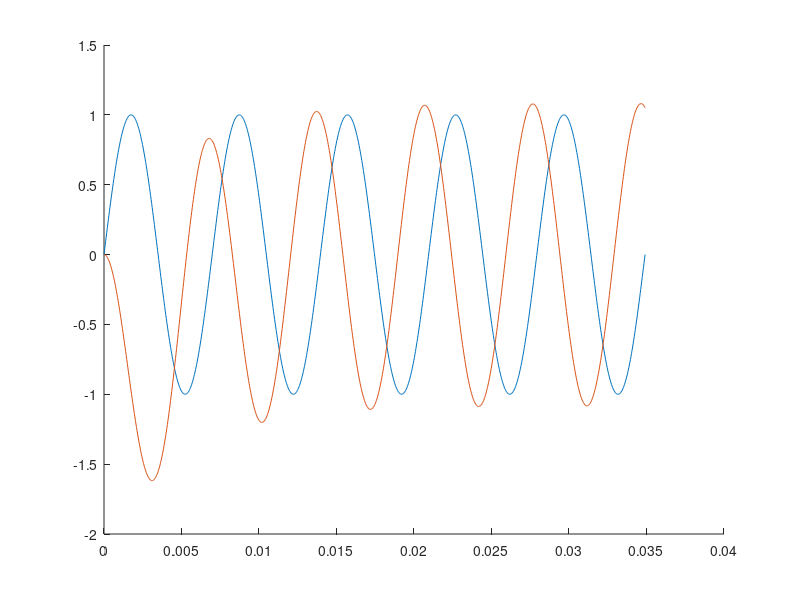

Reproduce this figure in MATLAB.
w = 900;
R1 = 1e3; R2 = 4.7e3; C1 = 1e-6;
H = tf(-R2/R1,[R2*C1 1]);
T = 2*pi/w;
t = linspace(0,5*T,1000);
u = sin(w*t);
y = lsim(H,u,t);
counter1 = 0;
counter2 = 0;
v = zeros(1,5);
for i = 2:length(y)
    if y(i-1)<0 && y(i)>=0
        counter1=counter1+1;
        if counter1==4
            ty = t(i);
        end
    end
    if u(i-1)<0 && u(i)>=0
        counter2=counter2+1;
        if counter2==4
            tu = t(i);
        end
    end
end
phi_sec = tu-ty;
phi_rad = phi_sec*w;
clc
fprintf('For a frequency of %d we get a phase shift of %f rad.\n',w,phi_rad);
hold on
plot(t,u)
plot(t,y)
hold off